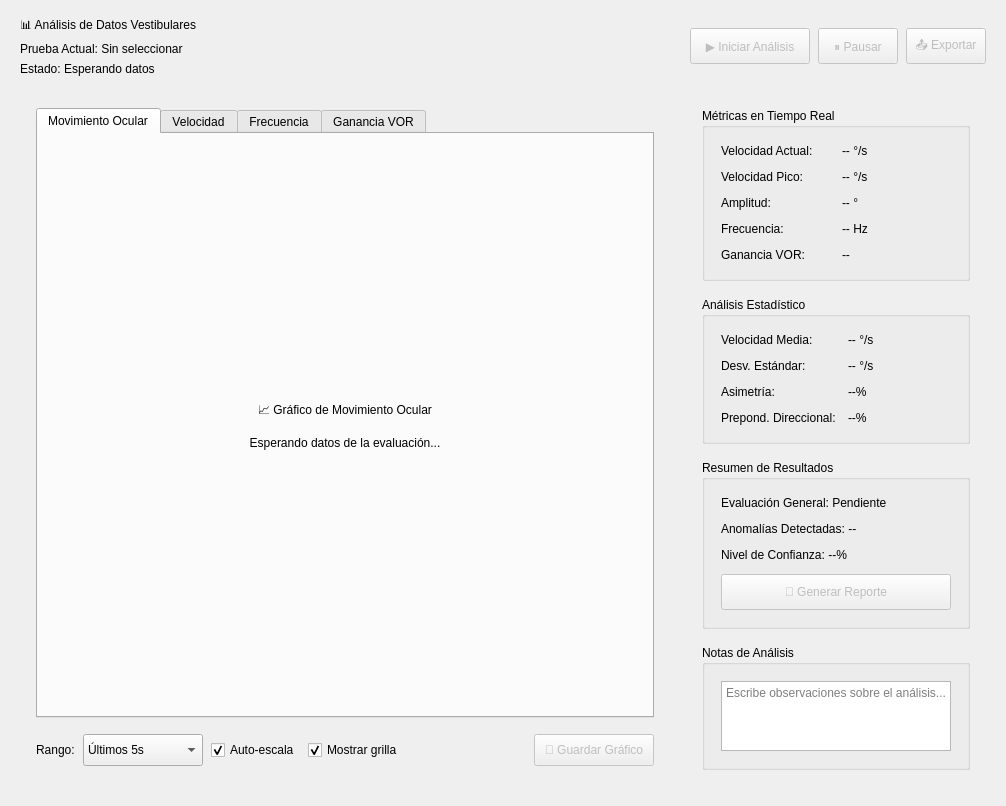
<?xml version="1.0" encoding="UTF-8"?>
<ui version="4.0">
 <class>AnalysisWidget</class>
 <widget class="QWidget" name="AnalysisWidget">
  <property name="geometry">
   <rect>
    <x>0</x>
    <y>0</y>
    <width>1000</width>
    <height>700</height>
   </rect>
  </property>
  <property name="objectName">
   <string>analysis_widget</string>
  </property>
  <layout class="QVBoxLayout" name="analysis_layout">
   <property name="spacing">
    <number>16</number>
   </property>
   <property name="leftMargin">
    <number>20</number>
   </property>
   <property name="topMargin">
    <number>16</number>
   </property>
   <property name="rightMargin">
    <number>20</number>
   </property>
   <property name="bottomMargin">
    <number>20</number>
   </property>
   <item>
    <!-- Analysis Header -->
    <widget class="QWidget" name="analysis_header">
     <property name="objectName">
      <string>analysis_header</string>
     </property>
     <property name="minimumSize">
      <size>
       <width>0</width>
       <height>60</height>
      </size>
     </property>
     <layout class="QHBoxLayout" name="header_layout">
      <property name="spacing">
       <number>16</number>
      </property>
      <property name="leftMargin">
       <number>0</number>
      </property>
      <property name="topMargin">
       <number>0</number>
      </property>
      <property name="rightMargin">
       <number>0</number>
      </property>
      <property name="bottomMargin">
       <number>0</number>
      </property>
      <item>
       <widget class="QWidget" name="analysis_info">
        <property name="objectName">
         <string>analysis_info</string>
        </property>
        <layout class="QVBoxLayout" name="info_layout">
         <property name="spacing">
          <number>4</number>
         </property>
         <property name="leftMargin">
          <number>0</number>
         </property>
         <property name="topMargin">
          <number>0</number>
         </property>
         <property name="rightMargin">
          <number>0</number>
         </property>
         <property name="bottomMargin">
          <number>0</number>
         </property>
         <item>
          <widget class="QLabel" name="analysis_title">
           <property name="text">
            <string>📊 Análisis de Datos Vestibulares</string>
           </property>
           <property name="objectName">
            <string>analysis_title</string>
           </property>
          </widget>
         </item>
         <item>
          <widget class="QLabel" name="current_test">
           <property name="text">
            <string>Prueba Actual: Sin seleccionar</string>
           </property>
           <property name="objectName">
            <string>current_test</string>
           </property>
          </widget>
         </item>
         <item>
          <widget class="QLabel" name="analysis_status">
           <property name="text">
            <string>Estado: Esperando datos</string>
           </property>
           <property name="objectName">
            <string>analysis_status</string>
           </property>
          </widget>
         </item>
        </layout>
       </widget>
      </item>
      <item>
       <spacer name="header_spacer">
        <property name="orientation">
         <enum>Qt::Horizontal</enum>
        </property>
        <property name="sizeHint" stdset="0">
         <size>
          <width>40</width>
          <height>20</height>
         </size>
        </property>
       </spacer>
      </item>
      <item>
       <widget class="QWidget" name="analysis_controls">
        <property name="objectName">
         <string>analysis_controls</string>
        </property>
        <layout class="QHBoxLayout" name="controls_layout">
         <property name="spacing">
          <number>8</number>
         </property>
         <property name="leftMargin">
          <number>0</number>
         </property>
         <property name="topMargin">
          <number>0</number>
         </property>
         <property name="rightMargin">
          <number>0</number>
         </property>
         <property name="bottomMargin">
          <number>0</number>
         </property>
         <item>
          <widget class="QPushButton" name="btn_start_analysis">
           <property name="text">
            <string>▶️ Iniciar Análisis</string>
           </property>
           <property name="objectName">
            <string>btn_start_analysis</string>
           </property>
           <property name="minimumSize">
            <size>
             <width>120</width>
             <height>36</height>
            </size>
           </property>
           <property name="enabled">
            <bool>false</bool>
           </property>
          </widget>
         </item>
         <item>
          <widget class="QPushButton" name="btn_pause_analysis">
           <property name="text">
            <string>⏸️ Pausar</string>
           </property>
           <property name="objectName">
            <string>btn_pause_analysis</string>
           </property>
           <property name="minimumSize">
            <size>
             <width>80</width>
             <height>36</height>
            </size>
           </property>
           <property name="enabled">
            <bool>false</bool>
           </property>
          </widget>
         </item>
         <item>
          <widget class="QPushButton" name="btn_export_data">
           <property name="text">
            <string>📤 Exportar</string>
           </property>
           <property name="objectName">
            <string>btn_export_data</string>
           </property>
           <property name="minimumSize">
            <size>
             <width>80</width>
             <height>36</height>
            </size>
           </property>
           <property name="enabled">
            <bool>false</bool>
           </property>
          </widget>
         </item>
        </layout>
       </widget>
      </item>
     </layout>
    </widget>
   </item>
   <item>
    <!-- Main Analysis Content -->
    <widget class="QWidget" name="analysis_content">
     <property name="objectName">
      <string>analysis_content</string>
     </property>
     <layout class="QHBoxLayout" name="content_layout">
      <property name="spacing">
       <number>16</number>
      </property>
      <property name="leftMargin">
       <number>0</number>
      </property>
      <property name="topMargin">
       <number>0</number>
      </property>
      <property name="rightMargin">
       <number>0</number>
      </property>
      <property name="bottomMargin">
       <number>0</number>
      </property>
      <item>
       <!-- Left Panel: Real-time Charts -->
       <widget class="QWidget" name="charts_panel">
        <property name="objectName">
         <string>charts_panel</string>
        </property>
        <property name="minimumSize">
         <size>
          <width>650</width>
          <height>0</height>
         </size>
        </property>
        <layout class="QVBoxLayout" name="charts_layout">
         <property name="spacing">
          <number>12</number>
         </property>
         <property name="leftMargin">
          <number>16</number>
         </property>
         <property name="topMargin">
          <number>16</number>
         </property>
         <property name="rightMargin">
          <number>16</number>
         </property>
         <property name="bottomMargin">
          <number>16</number>
         </property>
         <item>
          <!-- Chart Tabs -->
          <widget class="QTabWidget" name="charts_tabs">
           <property name="objectName">
            <string>charts_tabs</string>
           </property>
           <property name="currentIndex">
            <number>0</number>
           </property>
           <widget class="QWidget" name="tab_eye_movement">
            <attribute name="title">
             <string>Movimiento Ocular</string>
            </attribute>
            <property name="objectName">
             <string>tab_eye_movement</string>
            </property>
            <layout class="QVBoxLayout" name="eye_movement_layout">
             <property name="spacing">
              <number>8</number>
             </property>
             <property name="leftMargin">
              <number>8</number>
             </property>
             <property name="topMargin">
              <number>8</number>
             </property>
             <property name="rightMargin">
              <number>8</number>
             </property>
             <property name="bottomMargin">
              <number>8</number>
             </property>
             <item>
              <widget class="QLabel" name="eye_movement_chart">
               <property name="minimumSize">
                <size>
                 <width>0</width>
                 <height>200</height>
                </size>
               </property>
               <property name="text">
                <string>📈 Gráfico de Movimiento Ocular

Esperando datos de la evaluación...</string>
               </property>
               <property name="objectName">
                <string>eye_movement_chart</string>
               </property>
               <property name="alignment">
                <set>Qt::AlignCenter</set>
               </property>
               <property name="wordWrap">
                <bool>true</bool>
               </property>
              </widget>
             </item>
            </layout>
           </widget>
           <widget class="QWidget" name="tab_velocity">
            <attribute name="title">
             <string>Velocidad</string>
            </attribute>
            <property name="objectName">
             <string>tab_velocity</string>
            </property>
            <layout class="QVBoxLayout" name="velocity_layout">
             <property name="spacing">
              <number>8</number>
             </property>
             <property name="leftMargin">
              <number>8</number>
             </property>
             <property name="topMargin">
              <number>8</number>
             </property>
             <property name="rightMargin">
              <number>8</number>
             </property>
             <property name="bottomMargin">
              <number>8</number>
             </property>
             <item>
              <widget class="QLabel" name="velocity_chart">
               <property name="minimumSize">
                <size>
                 <width>0</width>
                 <height>200</height>
                </size>
               </property>
               <property name="text">
                <string>📊 Gráfico de Velocidad Angular

Esperando datos de la evaluación...</string>
               </property>
               <property name="objectName">
                <string>velocity_chart</string>
               </property>
               <property name="alignment">
                <set>Qt::AlignCenter</set>
               </property>
               <property name="wordWrap">
                <bool>true</bool>
               </property>
              </widget>
             </item>
            </layout>
           </widget>
           <widget class="QWidget" name="tab_frequency">
            <attribute name="title">
             <string>Frecuencia</string>
            </attribute>
            <property name="objectName">
             <string>tab_frequency</string>
            </property>
            <layout class="QVBoxLayout" name="frequency_layout">
             <property name="spacing">
              <number>8</number>
             </property>
             <property name="leftMargin">
              <number>8</number>
             </property>
             <property name="topMargin">
              <number>8</number>
             </property>
             <property name="rightMargin">
              <number>8</number>
             </property>
             <property name="bottomMargin">
              <number>8</number>
             </property>
             <item>
              <widget class="QLabel" name="frequency_chart">
               <property name="minimumSize">
                <size>
                 <width>0</width>
                 <height>200</height>
                </size>
               </property>
               <property name="text">
                <string>🎵 Análisis de Frecuencia

Esperando datos de la evaluación...</string>
               </property>
               <property name="objectName">
                <string>frequency_chart</string>
               </property>
               <property name="alignment">
                <set>Qt::AlignCenter</set>
               </property>
               <property name="wordWrap">
                <bool>true</bool>
               </property>
              </widget>
             </item>
            </layout>
           </widget>
           <widget class="QWidget" name="tab_gain">
            <attribute name="title">
             <string>Ganancia VOR</string>
            </attribute>
            <property name="objectName">
             <string>tab_gain</string>
            </property>
            <layout class="QVBoxLayout" name="gain_layout">
             <property name="spacing">
              <number>8</number>
             </property>
             <property name="leftMargin">
              <number>8</number>
             </property>
             <property name="topMargin">
              <number>8</number>
             </property>
             <property name="rightMargin">
              <number>8</number>
             </property>
             <property name="bottomMargin">
              <number>8</number>
             </property>
             <item>
              <widget class="QLabel" name="gain_chart">
               <property name="minimumSize">
                <size>
                 <width>0</width>
                 <height>200</height>
                </size>
               </property>
               <property name="text">
                <string>⚖️ Análisis de Ganancia VOR

Esperando datos de la evaluación...</string>
               </property>
               <property name="objectName">
                <string>gain_chart</string>
               </property>
               <property name="alignment">
                <set>Qt::AlignCenter</set>
               </property>
               <property name="wordWrap">
                <bool>true</bool>
               </property>
              </widget>
             </item>
            </layout>
           </widget>
          </widget>
         </item>
         <item>
          <!-- Chart Controls -->
          <widget class="QWidget" name="chart_controls">
           <property name="objectName">
            <string>chart_controls</string>
           </property>
           <property name="minimumSize">
            <size>
             <width>0</width>
             <height>40</height>
            </size>
           </property>
           <layout class="QHBoxLayout" name="chart_controls_layout">
            <property name="spacing">
             <number>8</number>
            </property>
            <property name="leftMargin">
             <number>0</number>
            </property>
            <property name="topMargin">
             <number>0</number>
            </property>
            <property name="rightMargin">
             <number>0</number>
            </property>
            <property name="bottomMargin">
             <number>0</number>
            </property>
            <item>
             <widget class="QLabel" name="label_time_range">
              <property name="text">
               <string>Rango:</string>
              </property>
              <property name="objectName">
               <string>label_time_range</string>
              </property>
             </widget>
            </item>
            <item>
             <widget class="QComboBox" name="combo_time_range">
              <property name="objectName">
               <string>combo_time_range</string>
              </property>
              <property name="minimumSize">
               <size>
                <width>120</width>
                <height>32</height>
               </size>
              </property>
              <item>
               <property name="text">
                <string>Últimos 5s</string>
               </property>
              </item>
              <item>
               <property name="text">
                <string>Últimos 10s</string>
               </property>
              </item>
              <item>
               <property name="text">
                <string>Últimos 30s</string>
               </property>
              </item>
              <item>
               <property name="text">
                <string>Todo el registro</string>
               </property>
              </item>
             </widget>
            </item>
            <item>
             <widget class="QCheckBox" name="check_auto_scale">
              <property name="text">
               <string>Auto-escala</string>
              </property>
              <property name="objectName">
               <string>check_auto_scale</string>
              </property>
              <property name="checked">
               <bool>true</bool>
              </property>
             </widget>
            </item>
            <item>
             <widget class="QCheckBox" name="check_show_grid">
              <property name="text">
               <string>Mostrar grilla</string>
              </property>
              <property name="objectName">
               <string>check_show_grid</string>
              </property>
              <property name="checked">
               <bool>true</bool>
              </property>
             </widget>
            </item>
            <item>
             <spacer name="chart_controls_spacer">
              <property name="orientation">
               <enum>Qt::Horizontal</enum>
              </property>
              <property name="sizeHint" stdset="0">
               <size>
                <width>40</width>
                <height>20</height>
               </size>
              </property>
             </spacer>
            </item>
            <item>
             <widget class="QPushButton" name="btn_save_chart">
              <property name="text">
               <string>💾 Guardar Gráfico</string>
              </property>
              <property name="objectName">
               <string>btn_save_chart</string>
              </property>
              <property name="minimumSize">
               <size>
                <width>120</width>
                <height>32</height>
               </size>
              </property>
              <property name="enabled">
               <bool>false</bool>
              </property>
             </widget>
            </item>
           </layout>
          </widget>
         </item>
        </layout>
       </widget>
      </item>
      <item>
       <!-- Right Panel: Metrics and Analysis -->
       <widget class="QWidget" name="metrics_panel">
        <property name="objectName">
         <string>metrics_panel</string>
        </property>
        <property name="minimumSize">
         <size>
          <width>300</width>
          <height>0</height>
         </size>
        </property>
        <property name="maximumSize">
         <size>
          <width>300</width>
          <height>16777215</height>
         </size>
        </property>
        <layout class="QVBoxLayout" name="metrics_layout">
         <property name="spacing">
          <number>16</number>
         </property>
         <property name="leftMargin">
          <number>16</number>
         </property>
         <property name="topMargin">
          <number>16</number>
         </property>
         <property name="rightMargin">
          <number>16</number>
         </property>
         <property name="bottomMargin">
          <number>16</number>
         </property>
         <item>
          <!-- Real-time Metrics -->
          <widget class="QGroupBox" name="realtime_metrics_group">
           <property name="title">
            <string>Métricas en Tiempo Real</string>
           </property>
           <property name="objectName">
            <string>realtime_metrics_group</string>
           </property>
           <layout class="QGridLayout" name="realtime_layout">
            <property name="spacing">
             <number>12</number>
            </property>
            <property name="leftMargin">
             <number>16</number>
            </property>
            <property name="topMargin">
             <number>16</number>
            </property>
            <property name="rightMargin">
             <number>16</number>
            </property>
            <property name="bottomMargin">
             <number>16</number>
            </property>
            <item row="0" column="0">
             <widget class="QLabel" name="label_current_velocity">
              <property name="text">
               <string>Velocidad Actual:</string>
              </property>
              <property name="objectName">
               <string>label_current_velocity</string>
              </property>
             </widget>
            </item>
            <item row="0" column="1">
             <widget class="QLabel" name="value_current_velocity">
              <property name="text">
               <string>-- °/s</string>
              </property>
              <property name="objectName">
               <string>value_current_velocity</string>
              </property>
             </widget>
            </item>
            <item row="1" column="0">
             <widget class="QLabel" name="label_peak_velocity">
              <property name="text">
               <string>Velocidad Pico:</string>
              </property>
              <property name="objectName">
               <string>label_peak_velocity</string>
              </property>
             </widget>
            </item>
            <item row="1" column="1">
             <widget class="QLabel" name="value_peak_velocity">
              <property name="text">
               <string>-- °/s</string>
              </property>
              <property name="objectName">
               <string>value_peak_velocity</string>
              </property>
             </widget>
            </item>
            <item row="2" column="0">
             <widget class="QLabel" name="label_amplitude">
              <property name="text">
               <string>Amplitud:</string>
              </property>
              <property name="objectName">
               <string>label_amplitude</string>
              </property>
             </widget>
            </item>
            <item row="2" column="1">
             <widget class="QLabel" name="value_amplitude">
              <property name="text">
               <string>-- °</string>
              </property>
              <property name="objectName">
               <string>value_amplitude</string>
              </property>
             </widget>
            </item>
            <item row="3" column="0">
             <widget class="QLabel" name="label_frequency">
              <property name="text">
               <string>Frecuencia:</string>
              </property>
              <property name="objectName">
               <string>label_frequency</string>
              </property>
             </widget>
            </item>
            <item row="3" column="1">
             <widget class="QLabel" name="value_frequency">
              <property name="text">
               <string>-- Hz</string>
              </property>
              <property name="objectName">
               <string>value_frequency</string>
              </property>
             </widget>
            </item>
            <item row="4" column="0">
             <widget class="QLabel" name="label_gain">
              <property name="text">
               <string>Ganancia VOR:</string>
              </property>
              <property name="objectName">
               <string>label_gain</string>
              </property>
             </widget>
            </item>
            <item row="4" column="1">
             <widget class="QLabel" name="value_gain">
              <property name="text">
               <string>--</string>
              </property>
              <property name="objectName">
               <string>value_gain</string>
              </property>
             </widget>
            </item>
           </layout>
          </widget>
         </item>
         <item>
          <!-- Statistical Analysis -->
          <widget class="QGroupBox" name="statistical_analysis_group">
           <property name="title">
            <string>Análisis Estadístico</string>
           </property>
           <property name="objectName">
            <string>statistical_analysis_group</string>
           </property>
           <layout class="QGridLayout" name="statistical_layout">
            <property name="spacing">
             <number>12</number>
            </property>
            <property name="leftMargin">
             <number>16</number>
            </property>
            <property name="topMargin">
             <number>16</number>
            </property>
            <property name="rightMargin">
             <number>16</number>
            </property>
            <property name="bottomMargin">
             <number>16</number>
            </property>
            <item row="0" column="0">
             <widget class="QLabel" name="label_mean_velocity">
              <property name="text">
               <string>Velocidad Media:</string>
              </property>
              <property name="objectName">
               <string>label_mean_velocity</string>
              </property>
             </widget>
            </item>
            <item row="0" column="1">
             <widget class="QLabel" name="value_mean_velocity">
              <property name="text">
               <string>-- °/s</string>
              </property>
              <property name="objectName">
               <string>value_mean_velocity</string>
              </property>
             </widget>
            </item>
            <item row="1" column="0">
             <widget class="QLabel" name="label_std_velocity">
              <property name="text">
               <string>Desv. Estándar:</string>
              </property>
              <property name="objectName">
               <string>label_std_velocity</string>
              </property>
             </widget>
            </item>
            <item row="1" column="1">
             <widget class="QLabel" name="value_std_velocity">
              <property name="text">
               <string>-- °/s</string>
              </property>
              <property name="objectName">
               <string>value_std_velocity</string>
              </property>
             </widget>
            </item>
            <item row="2" column="0">
             <widget class="QLabel" name="label_asymmetry">
              <property name="text">
               <string>Asimetría:</string>
              </property>
              <property name="objectName">
               <string>label_asymmetry</string>
              </property>
             </widget>
            </item>
            <item row="2" column="1">
             <widget class="QLabel" name="value_asymmetry">
              <property name="text">
               <string>--%</string>
              </property>
              <property name="objectName">
               <string>value_asymmetry</string>
              </property>
             </widget>
            </item>
            <item row="3" column="0">
             <widget class="QLabel" name="label_directional_preponderance">
              <property name="text">
               <string>Prepond. Direccional:</string>
              </property>
              <property name="objectName">
               <string>label_directional_preponderance</string>
              </property>
             </widget>
            </item>
            <item row="3" column="1">
             <widget class="QLabel" name="value_directional_preponderance">
              <property name="text">
               <string>--%</string>
              </property>
              <property name="objectName">
               <string>value_directional_preponderance</string>
              </property>
             </widget>
            </item>
           </layout>
          </widget>
         </item>
         <item>
          <!-- Test Results Summary -->
          <widget class="QGroupBox" name="test_results_group">
           <property name="title">
            <string>Resumen de Resultados</string>
           </property>
           <property name="objectName">
            <string>test_results_group</string>
           </property>
           <layout class="QVBoxLayout" name="results_layout">
            <property name="spacing">
             <number>12</number>
            </property>
            <property name="leftMargin">
             <number>16</number>
            </property>
            <property name="topMargin">
             <number>16</number>
            </property>
            <property name="rightMargin">
             <number>16</number>
            </property>
            <property name="bottomMargin">
             <number>16</number>
            </property>
            <item>
             <widget class="QLabel" name="overall_assessment">
              <property name="text">
               <string>Evaluación General: Pendiente</string>
              </property>
              <property name="objectName">
               <string>overall_assessment</string>
              </property>
              <property name="wordWrap">
               <bool>true</bool>
              </property>
             </widget>
            </item>
            <item>
             <widget class="QLabel" name="abnormalities_detected">
              <property name="text">
               <string>Anomalías Detectadas: --</string>
              </property>
              <property name="objectName">
               <string>abnormalities_detected</string>
              </property>
              <property name="wordWrap">
               <bool>true</bool>
              </property>
             </widget>
            </item>
            <item>
             <widget class="QLabel" name="confidence_level">
              <property name="text">
               <string>Nivel de Confianza: --%</string>
              </property>
              <property name="objectName">
               <string>confidence_level</string>
              </property>
             </widget>
            </item>
            <item>
             <widget class="QPushButton" name="btn_generate_report">
              <property name="text">
               <string>📄 Generar Reporte</string>
              </property>
              <property name="objectName">
               <string>btn_generate_report</string>
              </property>
              <property name="minimumSize">
               <size>
                <width>0</width>
                <height>36</height>
               </size>
              </property>
              <property name="enabled">
               <bool>false</bool>
              </property>
             </widget>
            </item>
           </layout>
          </widget>
         </item>
         <item>
          <!-- Analysis Notes -->
          <widget class="QGroupBox" name="analysis_notes_group">
           <property name="title">
            <string>Notas de Análisis</string>
           </property>
           <property name="objectName">
            <string>analysis_notes_group</string>
           </property>
           <layout class="QVBoxLayout" name="notes_layout">
            <property name="spacing">
             <number>12</number>
            </property>
            <property name="leftMargin">
             <number>16</number>
            </property>
            <property name="topMargin">
             <number>16</number>
            </property>
            <property name="rightMargin">
             <number>16</number>
            </property>
            <property name="bottomMargin">
             <number>16</number>
            </property>
            <item>
             <widget class="QTextEdit" name="analysis_notes">
              <property name="placeholderText">
               <string>Escribe observaciones sobre el análisis...</string>
              </property>
              <property name="objectName">
               <string>analysis_notes</string>
              </property>
              <property name="maximumSize">
               <size>
                <width>16777215</width>
                <height>100</height>
               </size>
              </property>
             </widget>
            </item>
           </layout>
          </widget>
         </item>
         <item>
          <spacer name="metrics_spacer">
           <property name="orientation">
            <enum>Qt::Vertical</enum>
           </property>
           <property name="sizeHint" stdset="0">
            <size>
             <width>20</width>
             <height>40</height>
            </size>
           </property>
          </spacer>
         </item>
        </layout>
       </widget>
      </item>
     </layout>
    </widget>
   </item>
  </layout>
 </widget>
 <resources/>
 <connections/>
</ui>
